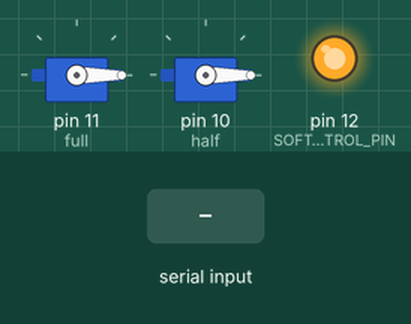
Recording of a sketch running on a simulated Arduino Uno, built with avr-gcc and run on an emulated ATmega328P. Shown: 2 × servo, output pins drawn as LEDs (lit = HIGH). The inputs (shaded band) are chosen by the test bench.

Above: at 2.2 s.
2.3 s: "90,45\n" received over Serial
At 3.9 s:
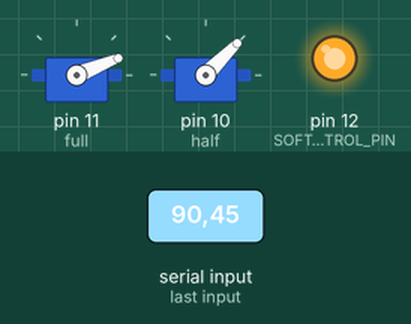
4.2 s: "30,150\n" received over Serial
6.0 s: "5\n" received over Serial
At 7.0 s:
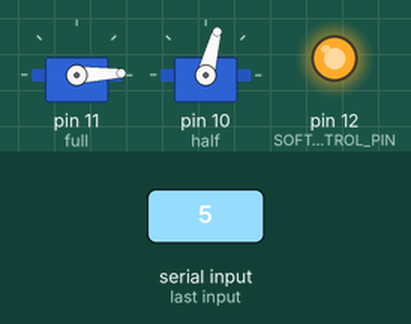
7.6 s: "90\n" received over Serial
At 9.0 s:
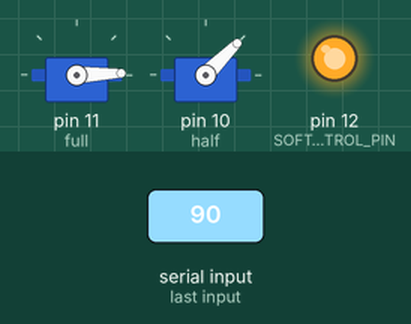
9.4 s: "200\n" received over Serial
At 10.9 s:
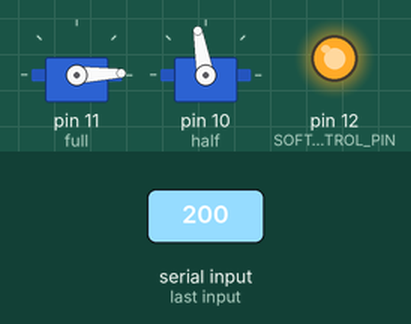
11.4 s: "90,45\n" received over Serial
At 11.56 s:
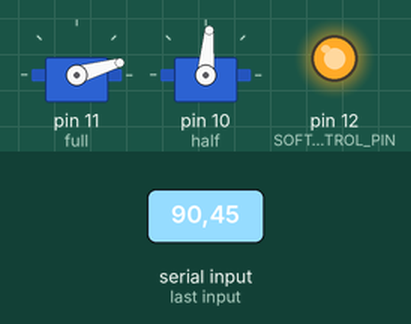
Timing chart, 0 to 14.2 s (numbered marks = the images above; inputs shaded):
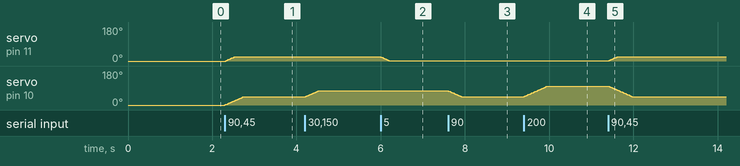

The sketch:

2servos.ino
```cpp
#include <Servo.h>
#include <stdio.h>

Servo full; // full length servo control -> 1
Servo half; // half length servo control -> 0

long target0, target1, cur0, cur1, target;

// Braccio shield garbage, see Braccio GitHub for what Braccio::begin does.
#define SOFT_START_CONTROL_PIN  12
#define CONTROL_DELAY 10

void setup() {

  // Braccio shield garbage, see Braccio GitHub for what Braccio::begin does.
  Serial.begin(9600);
  pinMode(SOFT_START_CONTROL_PIN,OUTPUT);
  digitalWrite(SOFT_START_CONTROL_PIN,HIGH);

  full.attach(11);
  half.attach(10);

  full.write(0);
  half.write(0);

  delay(1000);

  cur0 = target0 = 0;
  cur1 = target1 = 0;
}

void serialEvent() {
  target = Serial.parseInt();
  Serial.read();  // get rid of the trailing newline

  if (target & 1)
    target1 = constrain((target >> 1), 0, 180);
  else
    target0 = constrain((target >> 1), 0, 180);

//  Serial.print("Servo nr: ");
//  Serial.println(target & 1);
//  Serial.print("received ");
//  Serial.println(target >> 1);
}

void loop() {

    if (cur1 < target1)
        cur1++;
    else if (cur1 > target1)
        cur1--;

    if (cur0 < target0)
        cur0++;
    else if (cur0 > target0)
        cur0--;

    full.write(cur1);
    half.write(cur0);
    delay(CONTROL_DELAY);
}
```

Measured:
- after the input at 2.3 s, servo on pin 11 (full): moves from 0° to 22° over 0.20 s, starting at once; servo on pin 10 (half): moves from 0° to 45° over 0.45 s, starting at once
- after the input at 6.0 s, servo on pin 11 (full): moves from 22° to 2° over 0.19 s, starting at once
- after the input at 7.6 s, servo on pin 10 (half): moves from 75° to 45° over 0.30 s, starting at once
- after the input at 9.4 s, servo on pin 10 (half): moves from 45° to 100° over 0.55 s, starting at once
- after the input at 11.4 s, servo on pin 11 (full): moves from 2° to 22° over 0.18 s, starting at once; servo on pin 10 (half): moves from 100° to 45° over 0.55 s, starting at once
